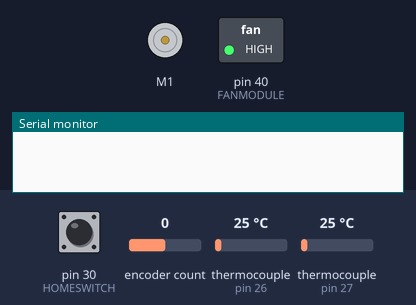
Bench run of a sketch on a simulated Arduino Mega 2560, built with avr-gcc and run on an emulated ATmega2560. On the bench: DC motor (green arrow = forward, orange = backward, longer = faster), switched loads named in the sketch (green lamp = pin HIGH), the last lines printed to the serial monitor. The inputs (shaded band) are chosen by the test bench; at power-on: thermocouple (sensors on pin 26, pin 27) 25 °C, pin 30 (HOMESWITCH) LOW, encoder count 0.

Above: at 1.2 s.
1.3 s: thermocouple (sensor on pin 26) set to 185 °C
At 10.9 s:
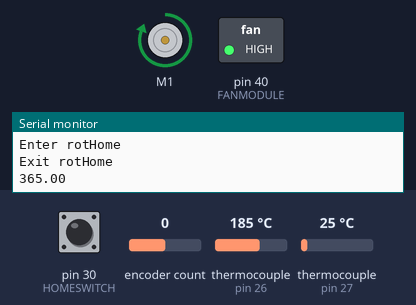
11.5 s: thermocouple (sensor on pin 26) set to 194 °C
Timing chart, 0 to 14.5 s (numbered marks = the images above; inputs shaded):
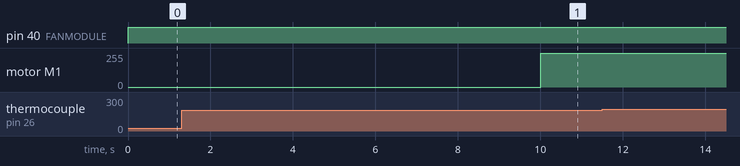

The sketch:

GrNCh_Master_Fork_Apr_26.ino
```cpp
//Team Grill n Chill Firmware
//Major contributions to firmware are credited to Son A. and Steadfast D.
//Bluetooth components are credited to Ma A. and Nguyen J.

//Libraries
#include "max6675.h"
#include "DualMC33926MotorShield.h"
#include <Encoder.h>

//Pin Definitions
int ENC_A = 2;
int ENC_B = 3;
int BUZZ = 6; //PWM pin for buzzer
int ESTOP = 21; //Estop Switch, rigged to HW interrupt
int pSCK = 52; //Serial Clock 23?
int pMISO = 50; //Slave out 25?
int PROBE_0 = 26; //Ambient Probe Chip Select
int PROBE_1 = 27; //Meat Probe Chip Select
int PROBE_2 = 28; //System Probe Chip Select
int HOMESWITCH = 30;
int FANMODULE = 40;

//Component Declarations
DualMC33926MotorShield md;
Encoder motorEnc(ENC_A,ENC_B);
MAX6675 ambProbe(pSCK, PROBE_0, pMISO);
MAX6675 metProbe(pSCK, PROBE_1, pMISO);
MAX6675 sysProbe(pSCK, PROBE_2, pMISO);

//Logic Variables
const int GLOBAL_ERROR_LIMIT = 15;
int GLOBAL_ERROR_COUNT = 0;

int mSpeed = 400;
const short rotF = -11972; //needs to be negative because it works better than trying to use the abs() function.
int switchVal;
bool isHome = false;
unsigned long previousMillis = 0;
unsigned long previousTempMillis = 0;
unsigned long previousFlipMillis = 0;
unsigned long tempInterval = 5000;
unsigned long flipInterval = 5000;
unsigned long breakInterval = 4000;
double ambTemp;
double meatTemp;

double highTemp = 375;
double lowTemp = 350;
bool blowing = false;

void setup()
{
  Serial.begin(9600);
  pinMode(ESTOP, INPUT_PULLUP);
  pinMode(HOMESWITCH, INPUT); //_PULLUP
  pinMode(FANMODULE, OUTPUT);
  motorEnc.write(0);
  md.init();
  motorEnc.write(0);
  //rotHome();
}

void loop()
{
  unsigned long currentMillis = millis();

  //digitalWrite(FANMODULE, HIGH);

  //Serial.println(currentMillis); //Debug print.

  if ((currentMillis - previousTempMillis) >= tempInterval) //Time to update temperatures.
  {
    //Serial.println("In if statement"); //Debug print.
    //Serial.println(ambProbe.readFarenheit());
    ambTemp = getTemp(ambProbe);
    Serial.println(ambTemp); //Debug print.
    meatTemp = getTemp(metProbe);
    //Serial.println(meatTemp); //Debug print.
    previousTempMillis = currentMillis;
  }

  if (ambTemp < lowTemp)
  {
    blowing = true;
    //Serial.println("OOO WE BLOWING");
    digitalWrite(FANMODULE, HIGH);
  }
  else if (ambTemp > highTemp)
  {
    //Serial.println("NO BLOW ZONE");
    blowing = false;
    digitalWrite(FANMODULE, LOW);
  }

  //Serial.println(blowing);

  if ((currentMillis - previousFlipMillis) >= flipInterval) //Time to flip. Logic heavily pending.
  {
    //Serial.print("The value of isHome = "); //Debug print.
    //Serial.println(isHome);

    if (isHome)
    {
      rotBasket();
      previousFlipMillis = currentMillis;
    }
    else
    {
      rotHome();
      previousFlipMillis = currentMillis;
    }
  }

  if (GLOBAL_ERROR_COUNT >= GLOBAL_ERROR_LIMIT)
  {
    stopIfFault();
  }
}

double getTemp(MAX6675 probe)
{

  //Serial.println(probe.readFarenheit());
  double temp = probe.readFarenheit();

  if (temp < 0)//MAX6675 tends to skew to here if there is a connection error.
  {
    GLOBAL_ERROR_COUNT++;
  }

  return temp;
}

void rotHome()
{
  Serial.println("Enter rotHome"); //Debug print.
  bool homeSwVal = digitalRead(HOMESWITCH);
  long startMillis = millis();
  long curHomeMillis = 0;
  while ((!homeSwVal) && ((curHomeMillis - startMillis) < breakInterval))
  {
    curHomeMillis = millis();
    md.setM1Speed(-mSpeed);
    homeSwVal = digitalRead(HOMESWITCH);
  }
  md.setM1Speed(0);
  Serial.println("Exit rotHome"); //Debug print.
  isHome = true;
  motorEnc.write(0);
  return;
}

void rotBasket()
{
  /*Define a new long to contain the motor encoder's current value.
    While the encoders value is less than that of our rot limit, drive motor.
    Else, stop motor, set isHome to false, reset enc value, and then return.
  */
  //Serial.println("rotBasket function called"); //Debug print.
  long newEncVal = motorEnc.read();
  //Serial.println(newEncVal);
  while (newEncVal > rotF)//while  not turned 180 degrees
  {
    //Motor Driving Code
    md.setM1Speed(mSpeed);
    newEncVal = motorEnc.read();//Grab new value
    //Serial.println(newEncVal);//Debug print
  }
  //Motor Stopping code
  md.setM1Speed(0);
  motorEnc.write(0);
  isHome = false;
  return;
}

//Motor Fault Code
void stopIfFault()
{
  if (md.getFault())
  {
    Serial.println("fault");
    while(1);
  }
}
```

Measured:
- after the input at 11.5 s, every drawn part: stays the same
